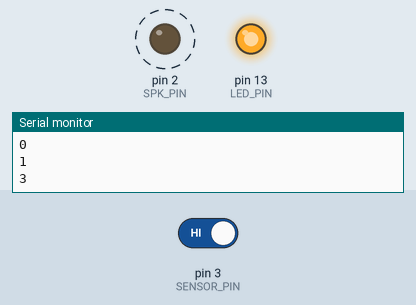
This sketch was run on a simulated Arduino Uno, built with avr-gcc and run on an emulated ATmega328P. Parts: output pins drawn as LEDs (lit = HIGH), the last lines printed to the serial monitor. Dashed ring = blinking. The test bench sets the inputs (shaded band); at power-on: pin 3 (SENSOR_PIN) HIGH.

Above: at 4.4 s.
4.5 s: pin 3 (SENSOR_PIN) driven LOW
At 6.6 s:
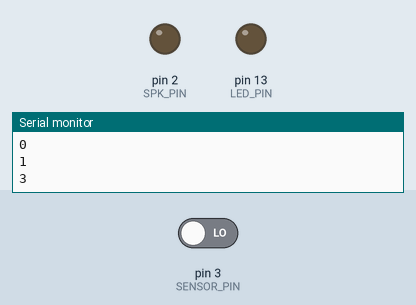
7.0 s: pin 3 (SENSOR_PIN) driven HIGH
At 8.4 s:
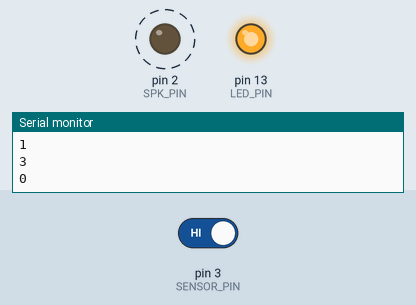
Timing chart, 0 to 18.5 s (numbered marks = the images above; inputs shaded):
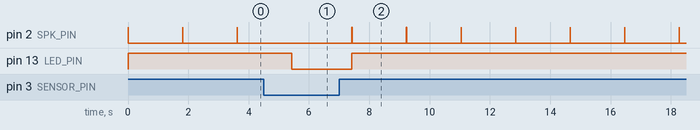

The sketch:

fridge_door.ino
```cpp
#define SPK_PIN    (2)
#define SENSOR_PIN (3)
#define LED_PIN    (13)

#define SCALE (1)

int sensor_state = 0;
int bip_duration = 0;
unsigned long last_closed_millis;
unsigned long open_duration;

void setup() {
  pinMode(SENSOR_PIN, INPUT_PULLUP);
  pinMode(SPK_PIN, OUTPUT);
  pinMode(LED_PIN, OUTPUT);

  Serial.begin(57600);
  Serial.println("-------START-------");
  last_closed_millis = millis();
}

void loop() {
  sensor_state = digitalRead(SENSOR_PIN);

  if (sensor_state == HIGH) {
    open_duration = (millis() - last_closed_millis) / 1000;

    Serial.println(open_duration);
    digitalWrite(LED_PIN, HIGH);

    if (open_duration < 40) {
      digitalWrite(SPK_PIN, HIGH);
      delay(8);
      digitalWrite(SPK_PIN, LOW);
      delay(300 / SCALE);
    } else if (open_duration < 240) {
      bip_duration = (open_duration-40+6)/6 * 8;
      for (int i=0; i<3; ++i) {
        digitalWrite(SPK_PIN, HIGH);
        delay(bip_duration);
        digitalWrite(SPK_PIN, LOW);
        delay(300 / SCALE);
      }
      digitalWrite(LED_PIN, LOW);
    } else {
        digitalWrite(SPK_PIN, HIGH);
    }
    delay(1500 / SCALE);
  } else {
    last_closed_millis = millis();
    digitalWrite(LED_PIN, LOW);

    digitalWrite(SPK_PIN, LOW);
    delay(500);
  }
}
```

Measured:
- after the input at 4.5 s, pin 2 (SPK_PIN): stays LOW (without the input it goes to HIGH after 0.92 s); pin 13 (LED_PIN): HIGH → LOW after 0.92 s
- after the input at 7.0 s, pin 2 (SPK_PIN): alternates HIGH for 0.01 s and LOW for 1.8 s, starting after 0.43 s; pin 13 (LED_PIN): LOW → HIGH after 0.43 s
- by itself, pin 2 (SPK_PIN): alternates HIGH for 0.01 s and LOW for 1.8 s
